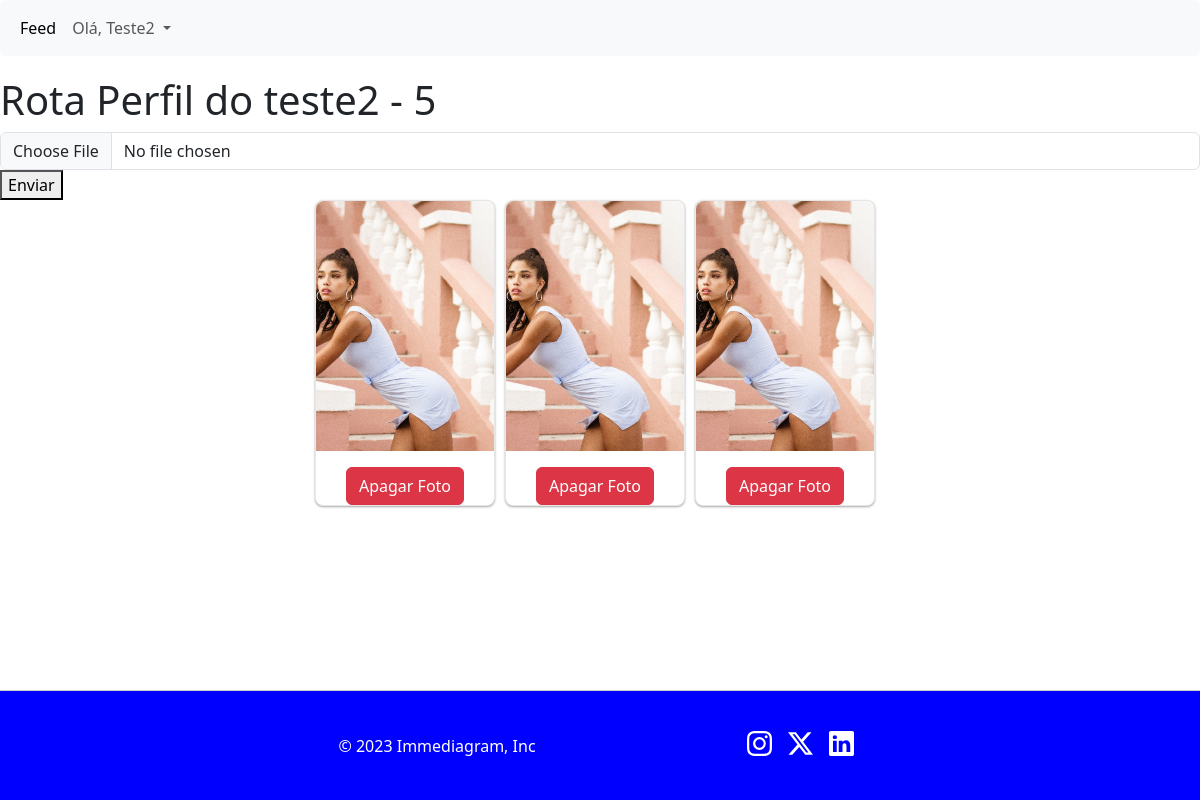
/perfil/5 (signed in), run on the app's committed database.
### app_imediagram/models.py (models this page shows)
class Usuario(database.Model, UserMixin):
    id = database.Column(database.Integer, primary_key=True)
    username = database.Column(database.String, nullable=False)
    email = database.Column(database.String, nullable=False, unique=True)
    senha = database.Column(database.String, nullable=False)
    fotos = database.relationship("Foto", backref="usuario", lazy=True)

class Foto(database.Model):
    id = database.Column(database.Integer, primary_key=True)
    imagem = database.Column(database.String, default="default.png")
    data_criacao = database.Column(database.DateTime, nullable=False, default=datetime.utcnow())
    id_usuario = database.Column(database.Integer, database.ForeignKey('usuario.id'), nullable=False)

### app_imediagram/routes.py (the view, shortened to what this page needs)
@app.route("/perfil/<id_usuario>", methods=["GET", "POST"])
@login_required
def perfil(id_usuario):
    if int(id_usuario) == int(current_user.id):
        fotos = Foto.query.filter_by(id_usuario=current_user.id).order_by(Foto.data_criacao.desc()).all()
        form_foto = FormFoto()
        return render_template("perfil.html", fotos=fotos, usuario=current_user, form=form_foto)
    else:
        usuario = Usuario.query.get(int(id_usuario))
        return render_template("perfil.html", usuario=usuario, form=None)

### app_imediagram/forms.py
class FormFoto(FlaskForm):
    foto = FileField("Foto", validators=[DataRequired()])
    botao_confirmacao = SubmitField("Enviar")

### app_imediagram/models.py (called while the page is built)
@login_manager.user_loader
def load_usuario(id_usuario):
    return Usuario.query.get(int(id_usuario))

### app_imediagram/templates/perfil.html (shortened to what this page needs)
{% extends('homepage.html') %}
{% block content %}
<h1> Rota Perfil do {{ usuario.username }} - {{ usuario.id }}</h1>
<form method="post" enctype="multipart/form-data" action={{ url_for('perfil', id_usuario=usuario.id) }}>
        <input type="file" class="form-control" name="foto" id="foto" placeholder="Foto">
        <button type="submit">Enviar</button>
</form>
    <div class="photo-feed">
        {% for foto in fotos %}
        <div class="photo-item">
            <img class="photo" src="{{ url_for('static', filename='fotos_posts/' + foto.imagem) }}" alt="Photo">
            <form class="d-flex justify-content-center align-items-center mt-3" method="POST" action="{{ url_for('apagar_foto', foto_id=foto.id) }}">
                <button type="submit" class="btn btn-danger">Apagar Foto</button>
            </form>
        </div>
        {% endfor %}
    </div>
{% endblock %}

### app_imediagram/templates/navbar.html (shortened to what this page needs)
<nav class="navbar navbar-expand-lg bg-body-tertiary rounded">
      <div class="container-fluid">
        <div class="collapse navbar-collapse d-lg-flex" id="navbarsExample11">
          <ul class="navbar-nav col-lg-6">
            <li class="nav-item">
              <a class="nav-link active" aria-current="page" href={{ url_for('feed') }}>Feed</a>
            </li>
             <li class="nav-item dropdown">
            <a class="nav-link dropdown-toggle text-capitalize" href="#" data-bs-toggle="dropdown" aria-expanded="false">Olá, {{ usuario.username }} </a>
          </li>
          </ul>
        </div>
      </div>
    </nav>
</body>
</html>

### app_imediagram/static/css/sign-in.css (style rules this page uses)
html, body { height: 100%; }

### app_imediagram/static/css/feed.css (style rules this page uses)
.photo-feed { list-style: none; padding: 0px; margin: 0; display: flex; flex-wrap: wrap; justify-content: center; width: 100%; padding-bottom: 150px; }
.photo-item { width: 100%; margin-bottom: 20px; background-color: #fff; border: 1px solid #e6e6e6; border-radius: 8px; box-shadow: 0 1px 3px rgba(0, 0, 0, 0.12), 0 1px 2px rgba(0, 0, 0, 0.24); transition: transform 0.2s ease-in-out; text-align: center; display: flex; flex-direction: column; }
.photo-item .photo { max-width: 100%; height: 500px; border-radius: 8px 8px 0 0; object-fit: cover; }

### app_imediagram/static/css/navbars.css (style rules this page uses)
body { padding-bottom: 20px; }
.navbar { margin-bottom: 20px; }

### app_imediagram/static/css/perfil.css (style rules this page uses)
.photo-feed { list-style: none; padding: 0px; margin: 0 auto; display: flex; flex-wrap: wrap; width: 100vw; padding-bottom: 150px; }
.photo-item { max-width: 15%; margin-bottom: 20px; margin-right: 10px; background-color: #fff; border: 1px solid #e6e6e6; border-radius: 8px; box-shadow: 0 1px 3px rgba(0, 0, 0, 0.12), 0 1px 2px rgba(0, 0, 0, 0.24); transition: transform 0.2s ease-in-out; text-align: center; }
.photo-item .photo { border-radius: 8px 8px 0 0; object-fit: cover; height: 250px; }

### data on the page
Usuario: username "Teste2", username "teste2", id "5"
Foto: imagem (picture)
Foto: imagem (picture)
Foto: imagem (picture)
